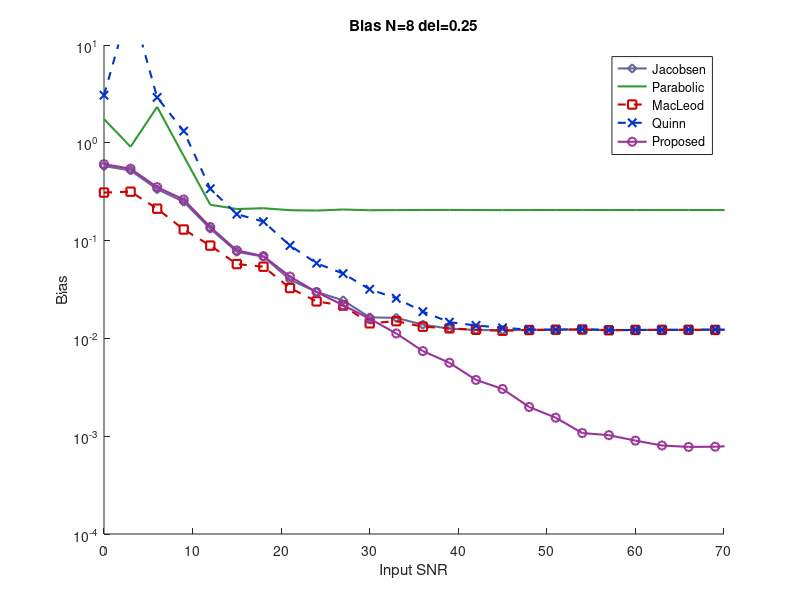

The MATLAB source for this figure:
% Code for Figure 3
% Bias of the estimator in the prescence of Noise (Bias vs SNR plot)
clear; clc;

N = 8; %N Point DFT
n = 0:1:N-1;
xn = 1*(exp(1i*(pi*0.65)*n)); %Signal x[n]
signalPower = sum(abs(xn.^2));  %Signal Power of x[n]

SNR = zeros(1,80);

%Initialsing vectors to store RMSE values for different Estimators
biasJacobsen = zeros(1,80);
biasCandan = zeros(1,80);
biasParabolic = zeros(1,80);
biasQuinn = zeros(1,80);
biasMacleod = zeros(1,80);

d = 0.25; %Given delta = 0.25
I = 1; %Variable to iterate the RMSE and SNR array
T = 100;

%Calculating noise power for varying SNR
for SN=0:3:81
  Ps = signalPower; %Fixing the signal power
  biasjsum = 0;
  biascsum = 0;
  biaspsum = 0;
  biasqsum = 0;
  biasmsum = 0;
  for int=1:T %Running trials by varying phase for signals 
    Pn = Ps*(10^(-SN/10)); %Calculating power of noise from SNR and Power of Signal
    nzv=sqrt(Pn)*randn(1,N); %Generating a noise signal 
    
    %Get kpeak of the signal = xn + noise
    sig = xn+nzv; %Adding noise to the input signal
    DFT = fft(sig,N);
    [Max,kp] = max(abs(DFT)); %DFT of Noisy Signal
    
    w = 2*pi*(kp+d)/N; %Generating a new signal with frequency such that delta = 0.25
    r = 1*(exp(1i*w*n ));  
    rn = r + nzv; %r[n] = Ae + w[n]
    R = fft(rn,N);

    %Using mod, as DFT if N perioic
    %This avoids out-of-bound error when kp is the last index in R
    Rkp = R(mod(kp,N)+1); 
    RkpP = R(mod(kp+1,N)+1);
    RkpM = R(kp);
    
      %We add one to the index obtained from max(), because MATLAB has
    %1-based indexing but DFT has 0-based indexing
    
    %Estimating delta by using different estimators formula
    
    deltaJacobsen = real((RkpM-RkpP)/(2*Rkp-RkpM-RkpP));
    
    biasCorrectionfactor = (tan(pi/N)*N/pi);
    deltaCandan = biasCorrectionfactor*real((RkpM-RkpP)/(2*Rkp-RkpM-RkpP));
    
    deltaParabolic = ((abs(RkpP)-abs(RkpM))/(4*abs(Rkp)- 2*abs(RkpM) - 2*abs(RkpP)));
    
    dMac = real(RkpM*conj(Rkp)-RkpP*conj(Rkp))/real(2*abs(Rkp).^2 + RkpM*conj(Rkp) + RkpP*conj(Rkp));
    deltaMacleod = (sqrt(1+8*dMac^2)-1)/(4*dMac);
    
    %Quinn:
    a1 = real(RkpM/Rkp);
    a2 = real(RkpP/Rkp);
    dq1 = a1/(1-a1); dq2 = a2/(1-a2);
    if dq1>0 && dq2>0
        dQuinn = dq2;
    else
        dQuinn = dq1;
    end
    
    biasjsum = biasjsum + abs(deltaJacobsen-d);
    biascsum = biascsum + abs(deltaCandan-d);
    biaspsum = biaspsum + abs(deltaParabolic-d);
    biasmsum = biasmsum + abs(deltaMacleod-d);
    biasqsum = biasqsum + abs(dQuinn-d);
  end
  biasJacobsen(I) = (biasjsum/T);
  biasCandan(I) = (biascsum/T);
  biasMacleod(I) = (biasmsum/T);
  biasQuinn(I) = (biasqsum/T);
  biasParabolic(I) = (biaspsum/T);

  SNR(I) = SN;
  I = I+1;
  
end				

hold on;
% plot(SNR,RMSEJacobsen);
% plot(SNR,RMSECandan);

plot(SNR, biasJacobsen, '-d','color','#666699','LineWidth',1.5);
plot(SNR, biasParabolic,'color','#339933','LineWidth',1.5);
plot(SNR, biasMacleod , '--s','color','#cc0000','LineWidth',1.5);
plot(SNR, biasQuinn , '--x','color','#0033cc','LineWidth',1.5);
plot(SNR, biasCandan, '-o','color','#993399','LineWidth',1.5);

set(gca, 'YScale', 'log')
ylim([0.0001 10]);
xlim([0 70]);
xlabel('Input SNR');
ylabel('Bias');
title('Bias N=8 del=0.25');
legend('Jacobsen','Parabolic','MacLeod','Quinn','Proposed');
